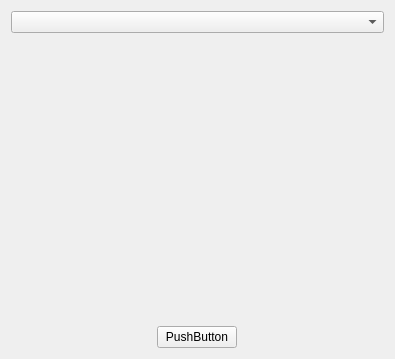
<?xml version="1.0" encoding="UTF-8"?>
<ui version="4.0">
 <class>ChoseCamara</class>
 <widget class="QWidget" name="ChoseCamara">
  <property name="geometry">
   <rect>
    <x>0</x>
    <y>0</y>
    <width>395</width>
    <height>359</height>
   </rect>
  </property>
  <property name="windowTitle">
   <string>Form</string>
  </property>
  <layout class="QVBoxLayout" name="verticalLayout" stretch="0,1,0">
   <item>
    <widget class="QComboBox" name="comboBox"/>
   </item>
   <item>
    <widget class="QLabel" name="label">
     <property name="text">
      <string/>
     </property>
    </widget>
   </item>
   <item>
    <layout class="QHBoxLayout" name="horizontalLayout">
     <item>
      <widget class="QPushButton" name="pushButton">
       <property name="sizePolicy">
        <sizepolicy hsizetype="Fixed" vsizetype="Fixed">
         <horstretch>0</horstretch>
         <verstretch>0</verstretch>
        </sizepolicy>
       </property>
       <property name="text">
        <string>PushButton</string>
       </property>
      </widget>
     </item>
    </layout>
   </item>
  </layout>
 </widget>
 <resources/>
 <connections/>
</ui>
